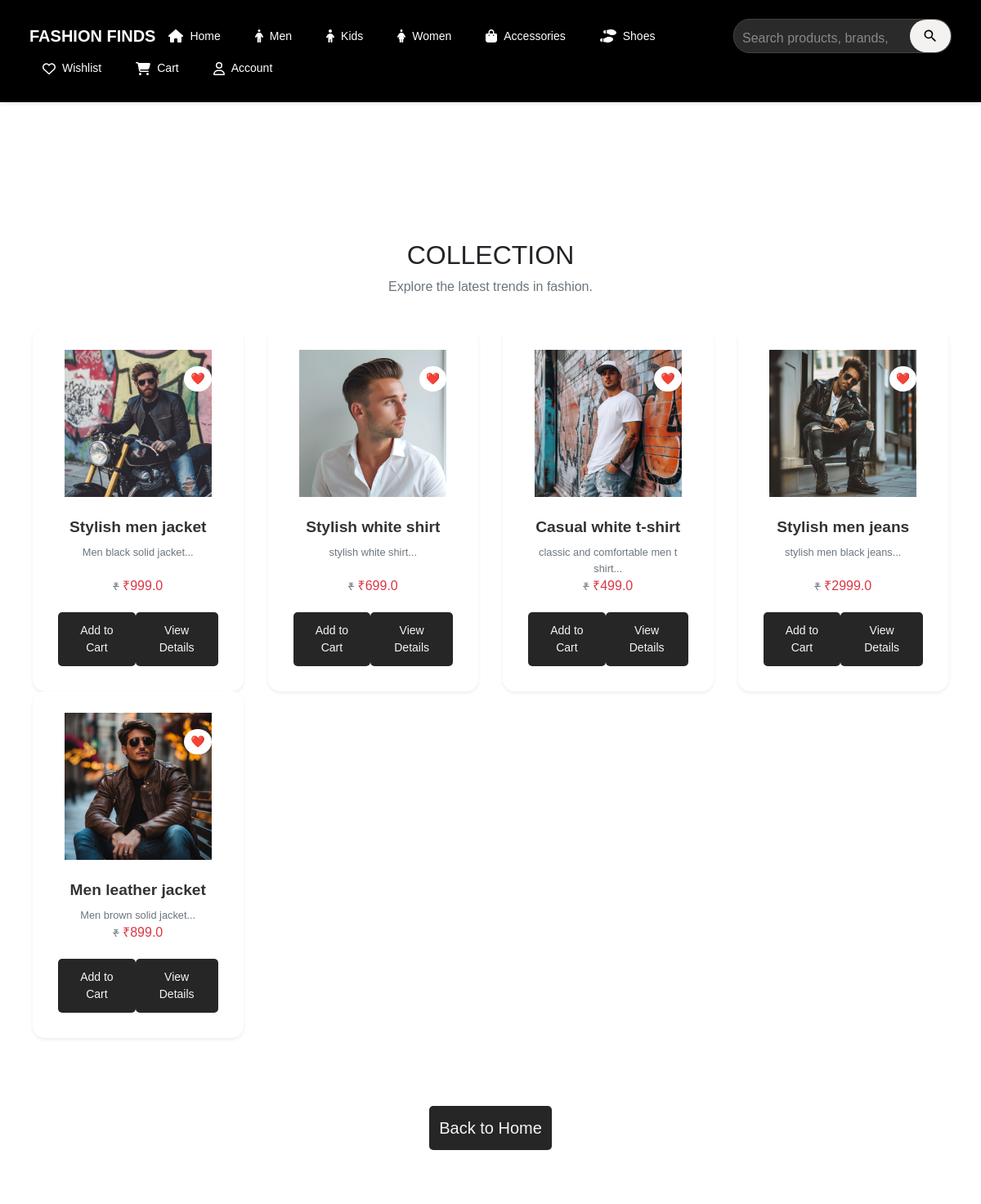
Page /category/Men (upper part) on the earlier database version.
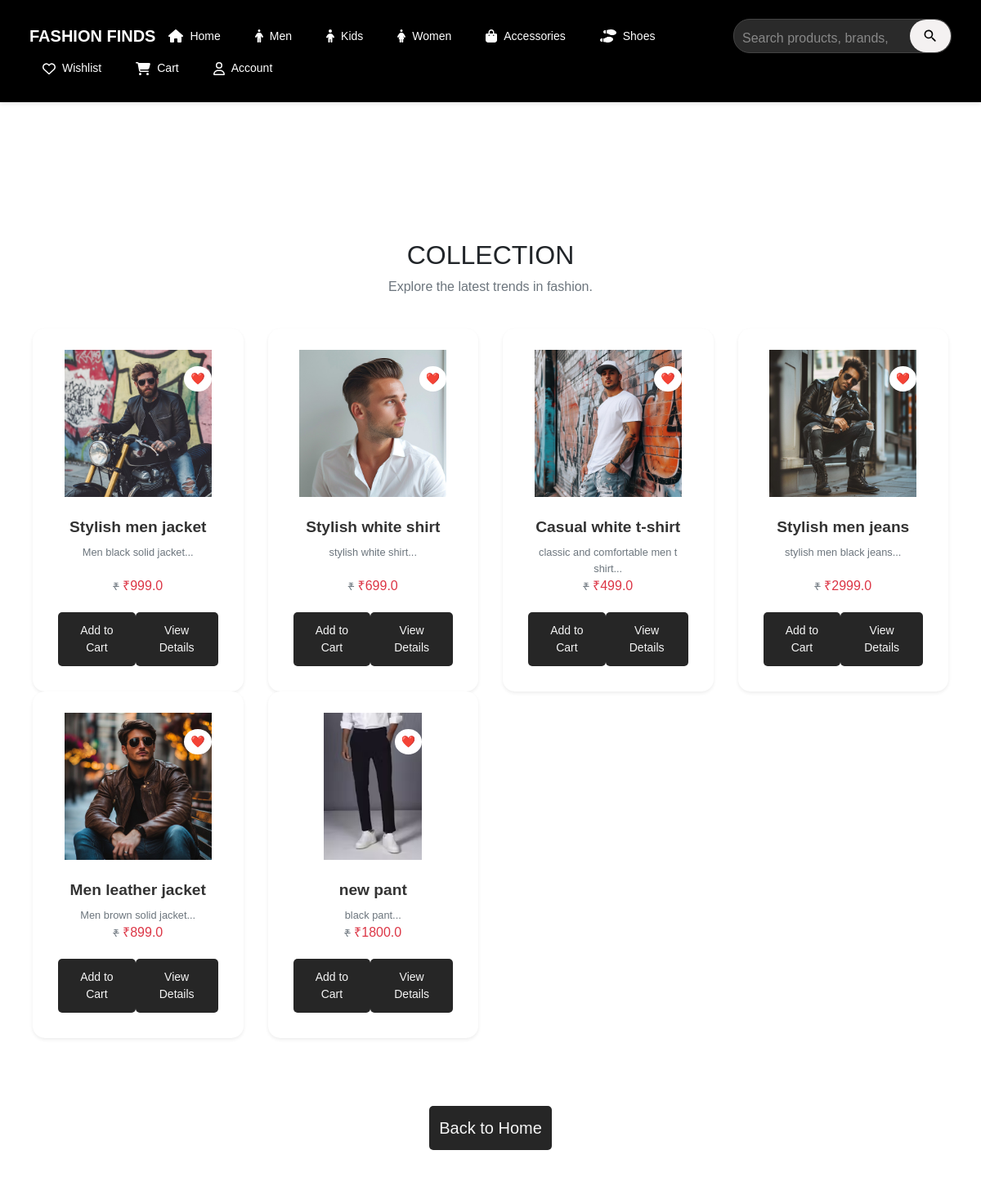
Same page on the later database version.
### app/models.py (models this page shows, shortened)
class Product(db.Model):
    __tablename__ = 'products'
    id = db.Column(db.Integer, primary_key=True)
    product_name = db.Column(db.String(100), nullable=False)
    product_picture = db.Column(db.String(1000), nullable=False)
    current_price = db.Column(db.Float, nullable=False)
    previous_price = db.Column(db.Float, nullable=False)
    description = db.Column(db.String(2000), nullable=True)
    color = db.Column(db.String(15))
    rating = db.Column(db.Integer, default=0)
    sale = db.Column(db.Boolean, default=False)
    discount = db.Column(db.Integer, nullable=True, default=0)
    brand = db.Column(db.String(100), nullable=True)
    category = db.Column(db.String(100), nullable=False)  # ✅ Now category is a string field
    quantity_size = db.relationship('ProductSize', backref='product', lazy=True, cascade="all, delete-orphan")
    carts = db.relationship('Cart', backref='cart_product', lazy=True, cascade="all, delete-orphan")
    wishlists = db.relationship('Wishlist', backref='wishlist_product', lazy=True, cascade="all, delete-orphan")
    order_items = db.relationship('OrderItem', backref='product', lazy=True, cascade="all, delete-orphan")

### app/views.py (the view)
@views.route('/category/<string:category_name>')
def products_by_category(category_name):
    products = Product.query.filter_by(category=category_name).all()
    return render_template('category.html', products=products, category_name=category_name)

### app/templates/category.html (shortened to what this page needs)
{% extends 'base.html' %}
{% block content %}
<div class="container py-5">
    <div class="text-center mb-4">
        <h2 class="fw-bold text-uppercase">{{ category }} Collection</h2>
        <p class="text-muted">Explore the latest trends in {{ category }} fashion.</p>
    </div>
    <div class="row g-4">
        {% for product in products %}
        <div class="col-12 col-sm-6 col-md-4 col-lg-3">
            <div class="card product-card shadow-sm border-0 p-3 h-100">
                <div class="position-relative">
                    <form action="{{ url_for('views.wishlist_add', product_id=product.id) }}" method="POST">
                        <button type="submit" class="btn btn-outline-danger btn-sm wishlist-btn">❤️</button>
                    </form>
                    <img src="{{ url_for('admin.get_image', filename=product.product_picture) }}" class="card-img-top product-img" alt="{{ product.product_name }}">
                </div>
                <div class="card-body text-center d-flex flex-column">
                    <h6 class="card-title fw-bold">{{ product.product_name }}</h6>
                    <p class="text-muted small flex-grow-1">{{ product.description[:50] }}...</p>
                    <p class="text-danger fw-bold">
                        <span class="text-muted small"><s>₹{{ product.old_price }}</s></span>
                        ₹{{ product.current_price }}
                    </p>
                    <div class="mt-auto">
                        <div class="d-flex justify-content-center gap-2">
                            <form action="{{ url_for('views.add_to_cart', product_id=product.id) }}" method="POST">
                                <button type="submit" class="btn btn-sm btn-primary">Add to Cart</button>
                            </form>
                            <a href="{{ url_for('views.product_info', product_id=product.id) }}" class="btn btn-sm btn-outline-secondary">View Details</a>
                        </div>
                    </div>
                </div>
            </div>
        </div>
        {% endfor %}
    </div>
    <div class="text-center mt-5">
        <a href="{{ url_for('views.homepage') }}" class="btn btn-lg btn-primary">Back to Home</a>
    </div>
</div>
{% endblock %}

Differences in the rows shown:
added Product: product_picture (picture), product_name "new pant", description "black pant", current_price "1800.0"
